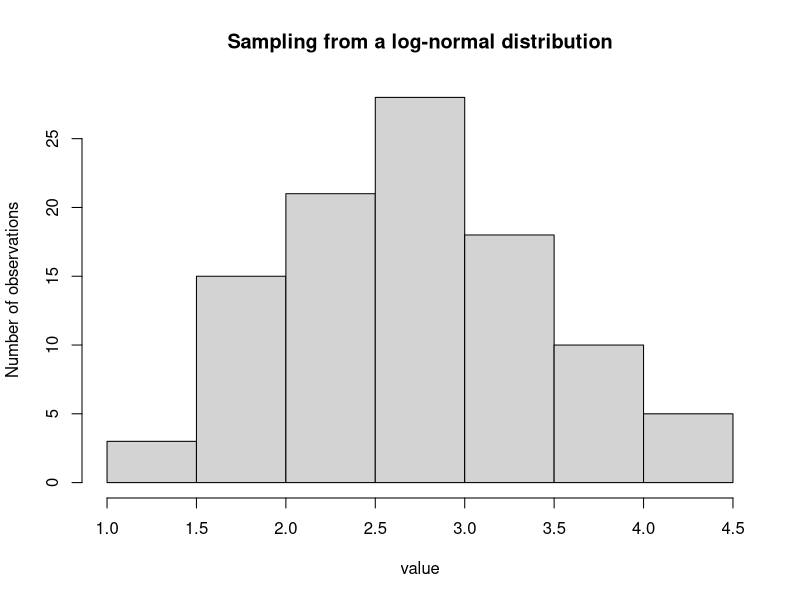
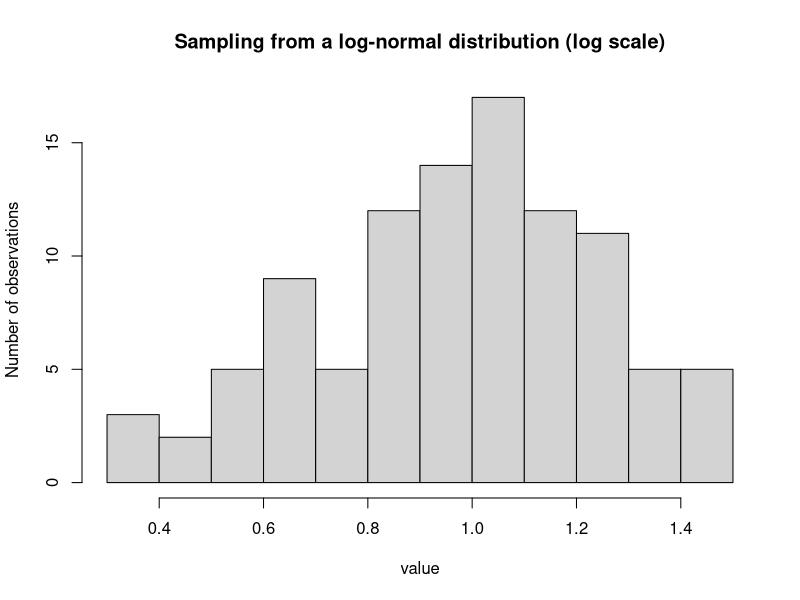

Recreate these plots in R, in order.
## ---- chunk 1
knitr::opts_chunk$set(echo = TRUE)
## ---- chunk 2
sample <- rlnorm(100, meanlog = 1, sdlog = 0.25)
## ---- chunk 3
hist(sample,10,main = "Sampling from a log-normal distribution", xlab = "value", ylab = "Number of observations")
## ---- chunk 4
hist(log(sample),10,main = "Sampling from a log-normal distribution (log scale)", xlab = "value", ylab = "Number of observations")
